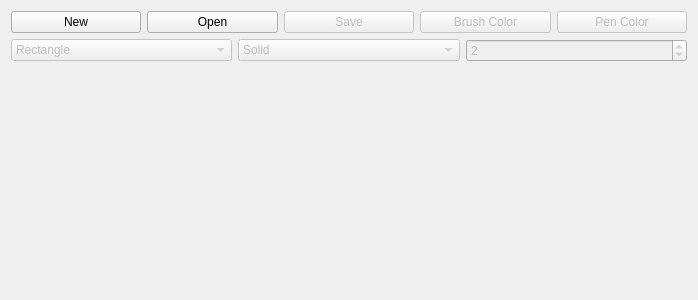
<?xml version="1.0" encoding="UTF-8"?>
<ui version="4.0">
 <class>Widget</class>
 <widget class="QWidget" name="Widget">
  <property name="geometry">
   <rect>
    <x>0</x>
    <y>0</y>
    <width>698</width>
    <height>300</height>
   </rect>
  </property>
  <property name="minimumSize">
   <size>
    <width>0</width>
    <height>0</height>
   </size>
  </property>
  <property name="windowTitle">
   <string>Paper</string>
  </property>
  <property name="layoutDirection">
   <enum>Qt::LeftToRight</enum>
  </property>
  <layout class="QVBoxLayout" name="verticalLayout_2">
   <item>
    <layout class="QVBoxLayout" name="verticalLayout">
     <property name="sizeConstraint">
      <enum>QLayout::SetMaximumSize</enum>
     </property>
     <item>
      <layout class="QHBoxLayout" name="horizontalLayout">
       <property name="sizeConstraint">
        <enum>QLayout::SetDefaultConstraint</enum>
       </property>
       <item>
        <widget class="QPushButton" name="pushButton_new">
         <property name="enabled">
          <bool>true</bool>
         </property>
         <property name="text">
          <string>New</string>
         </property>
        </widget>
       </item>
       <item>
        <widget class="QPushButton" name="pushButton_open">
         <property name="enabled">
          <bool>true</bool>
         </property>
         <property name="text">
          <string>Open</string>
         </property>
        </widget>
       </item>
       <item>
        <widget class="QPushButton" name="pushButton_save">
         <property name="enabled">
          <bool>false</bool>
         </property>
         <property name="text">
          <string>Save</string>
         </property>
        </widget>
       </item>
       <item>
        <widget class="QPushButton" name="pushButton_brush">
         <property name="enabled">
          <bool>false</bool>
         </property>
         <property name="text">
          <string>Brush Color</string>
         </property>
        </widget>
       </item>
       <item>
        <widget class="QPushButton" name="pushButton_pen">
         <property name="enabled">
          <bool>false</bool>
         </property>
         <property name="text">
          <string>Pen Color</string>
         </property>
        </widget>
       </item>
      </layout>
     </item>
     <item>
      <layout class="QHBoxLayout" name="horizontalLayout_2">
       <item>
        <widget class="QComboBox" name="comboBox_drawMode">
         <property name="enabled">
          <bool>false</bool>
         </property>
         <property name="editable">
          <bool>false</bool>
         </property>
         <item>
          <property name="text">
           <string>Rectangle</string>
          </property>
         </item>
         <item>
          <property name="text">
           <string>Circle</string>
          </property>
         </item>
         <item>
          <property name="text">
           <string>Line</string>
          </property>
         </item>
        </widget>
       </item>
       <item>
        <widget class="QComboBox" name="comboBox_style">
         <property name="enabled">
          <bool>false</bool>
         </property>
         <item>
          <property name="text">
           <string>Solid</string>
          </property>
         </item>
         <item>
          <property name="text">
           <string>Dot</string>
          </property>
         </item>
         <item>
          <property name="text">
           <string>Dash</string>
          </property>
         </item>
         <item>
          <property name="text">
           <string>DashDot</string>
          </property>
         </item>
         <item>
          <property name="text">
           <string>DashDotDot</string>
          </property>
         </item>
        </widget>
       </item>
       <item>
        <widget class="QSpinBox" name="spinBox_bold">
         <property name="enabled">
          <bool>false</bool>
         </property>
         <property name="specialValueText">
          <string/>
         </property>
         <property name="singleStep">
          <number>5</number>
         </property>
         <property name="value">
          <number>2</number>
         </property>
        </widget>
       </item>
      </layout>
     </item>
     <item>
      <spacer name="verticalSpacer">
       <property name="orientation">
        <enum>Qt::Vertical</enum>
       </property>
       <property name="sizeHint" stdset="0">
        <size>
         <width>20</width>
         <height>40</height>
        </size>
       </property>
      </spacer>
     </item>
    </layout>
   </item>
   <item>
    <widget class="QFrame" name="frame">
     <property name="frameShape">
      <enum>QFrame::StyledPanel</enum>
     </property>
     <property name="frameShadow">
      <enum>QFrame::Raised</enum>
     </property>
    </widget>
   </item>
  </layout>
 </widget>
 <layoutdefault spacing="6" margin="11"/>
 <resources/>
 <connections/>
</ui>
